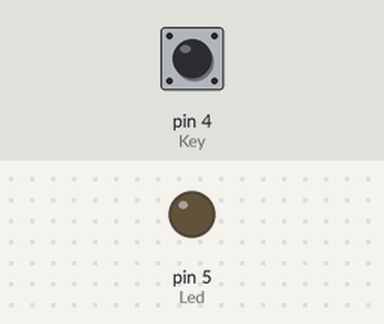
A sketch run on a simulated Arduino Uno, built with avr-gcc and run on an emulated ATmega328P. Parts: output pins drawn as LEDs (lit = HIGH). Inputs (shaded band) come from the test bench; at power-on: pin 4 (Key) LOW. What the sketch prints to the serial monitor is not drawn.

Above: at 1.2 s.
1.3 s: pin 4 (Key) pulled HIGH for 0.55 s
At 1.7 s:
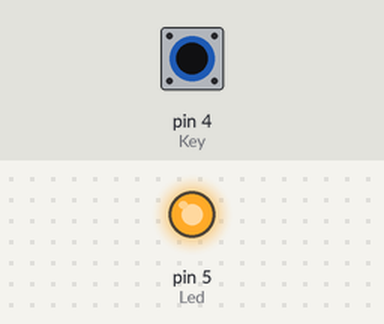
3.3 s: pin 4 (Key) pulled HIGH for 1 s
At 4.5 s:
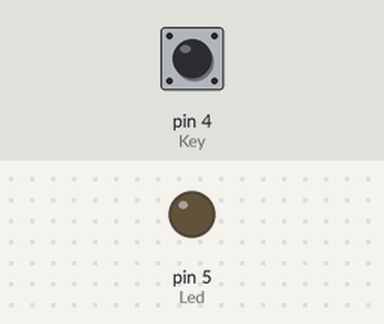
5.8 s: pin 4 (Key) driven HIGH
At 6.5 s:
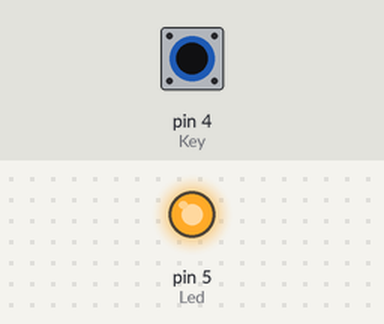
8.8 s: pin 4 (Key) pulsed LOW 5 times (0.12 s each, 0.3 s apart)
At 10.9 s:
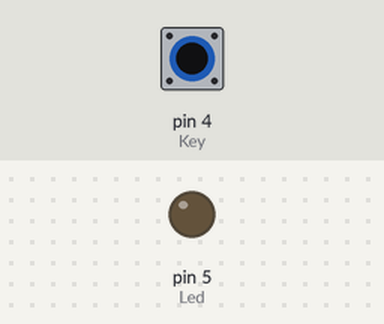
Timing chart, 0 to 12.4 s (numbered marks = the images above; inputs shaded):
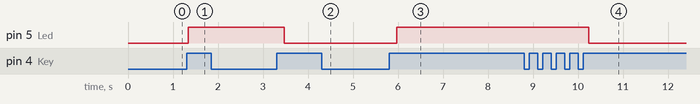

The sketch:

KeySwitchLED.ino
```cpp
int Led=5;
int Key=4;
int val=0; //声明变量，用来存储按钮返回值HIGH或者LOW；
int val_old=1;//声明变量，存储上一次按钮返回值；比对val和val_old的值，来判断按钮是按下还是抬起
			  //val==LOW && val_old==HIGH 按下状态；val==HIGH && val_old==LOW 抬起状态
			  //注：if((A)&&(B)) 表示只有在括号内的A和B两个条件都为满足的情况下，才会执行后面{}里的语句
int state=0;//0=关灯动作,1=开灯动作,一个巧妙的设计，起到中转的作用；
void setup()
{
  pinMode(Led,OUTPUT);
  pinMode(Key,INPUT);
  Serial.begin(300);             // 串口波特率
}

void loop()
 {
  val=digitalRead(Key);//读取按键的值；
	  if((val==HIGH) && (val_old==LOW))//比较前一次和现在的按钮返回的值，
	                                   //只有在按下按钮这个状态下，才改变state的值
    {
    state=1-state;//巧妙的状态切换设计
    }
    if((val==LOW && val_old==HIGH)) //去抖的作用，一般10-15ms；
    {
      delay(10);
    }
  val_old=val;//把现在按钮返回的值赋予val_old；
  if(state==1)//控制灯的开关；
    {
      digitalWrite(Led,HIGH);
      Serial.println("LED Turned OFF");
    }
   else
   {
     digitalWrite(Led,LOW);
     Serial.println("LED Turned ON");
   }
 }
```

Measured:
- after the input at 1.3 s, pin 5 (Led): LOW → HIGH at once
- after the input at 3.3 s, pin 5 (Led): HIGH → LOW after 0.18 s
- after the input at 5.8 s, pin 5 (Led): LOW → HIGH after 0.18 s
- after the input at 8.8 s, pin 5 (Led): HIGH → LOW after 1.4 s
